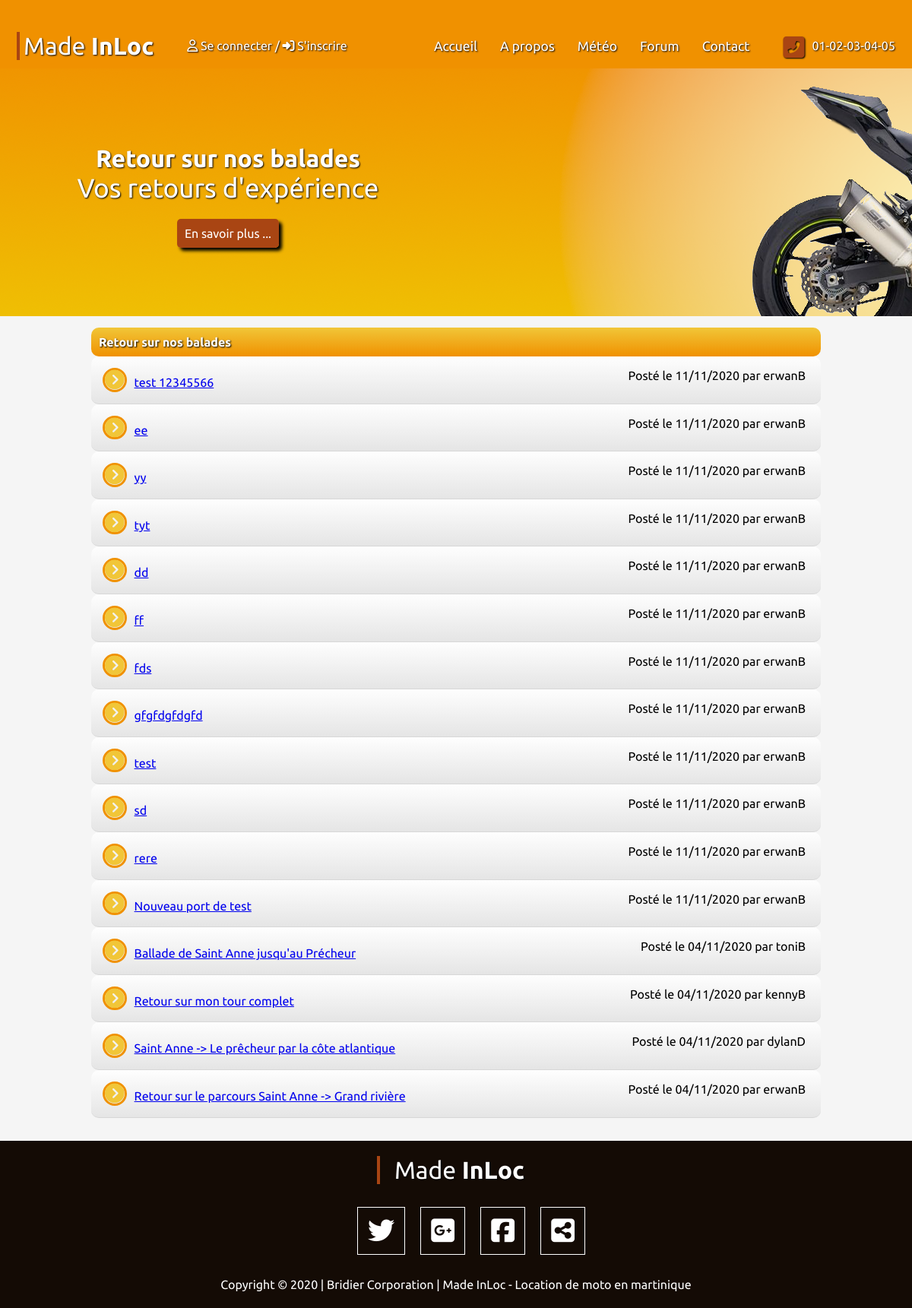
/index.php?controller=forum&action=forumTopic&category_id=1&title=Retour sur nos balades, run on the app's committed database.
### tables this page shows
CREATE TABLE `topic` (
  `id` int(11) NOT NULL,
  `author` varchar(255) NOT NULL,
  `author_inscription` varchar(255) DEFAULT NULL,
  `author_team` int(11) NOT NULL,
  `category_id` int(11) NOT NULL COMMENT '1 Retour Balade / 2 Vos balades/ 3 balade étranger/ 4 Presentation / 5 Préparation / 6 Méca / 7 acti terrestra / 8 acti nautique / 9 pointde vue',
  `title` varchar(255) NOT NULL,
  `content` text NOT NULL,
  `date_creation` datetime NOT NULL DEFAULT CURRENT_TIMESTAMP
);

### controller/forumController.php (called while the page is built, shortened)
<?php
Class ForumController extends Controller{
    private $forumManager;
    public function __construct(){
        $this->forumManager = new ForumManager();
    }
    public function forumTopic(){
        $topics = $this->forumManager->getTopics($_GET['category_id']);
        $this->genererVue(array('topics' => $topics));
    }
}

### controller/router.php (called while the page is built, shortened)
<?php
class Router {
  public function routerRequest() {
    try {
      $requete = new Requete(array_merge($_GET, $_POST));
      $controller = $this->creerControleur($requete);
      $action = $this->creerAction($requete);
      $controller->executerAction($action);
    }
    catch (Exception $e) {
      $this->gererErreur($e);
    }
  }
  private function creerControleur(Requete $requete) {
    $controller = "Index";
    if ($requete->existeParametre('controller')) {
      $controller = $requete->getParametre('controller');
      $controller = ucfirst(strtolower($controller));
    }
    $classeController = $controller . "Controller" ;
    $fichierController = $classeController . ".php";
    if (file_exists('controller/' . $fichierController)) {
      $controller = new $classeController();
      $controller->setRequete($requete);
      return $controller;
    }
    else
      throw new Exception("Fichier '$fichierController' introuvable");
  }
  private function creerAction(Requete $requete) {
    $action = "Index";
    if ($requete->existeParametre('action')) {
        $action = $requete->getParametre('action');
    }
    return $action;
  }
}

### index.php (called while the page is built, shortened)
<?php
require 'controller/router.php';
$router = new Router();
$router->routerRequest();

### model/forumManager.php (called while the page is built, shortened)
<?php
require_once("model/manager.php");
class ForumManager extends Manager
{
    public function getTopics($category_id){
        $sql = 'SELECT *, DATE_FORMAT(date_creation, \'%d/%m/%Y\') AS date_creation  FROM topic WHERE category_id = ? ORDER BY id DESC';
        $getTopics = $this->executerRequete($sql, array($category_id));
        return $getTopics;
    }
}

### model/manager.php (called while the page is built)
<?php
abstract class Manager {
    private $db;
    protected function executerRequete($sql, $params = null) {
    if ($params == null) {
        $resultat = $this->getDb()->query($sql);
    }
    else {
        $resultat = $this->getDb()->prepare($sql);
        $resultat->execute($params);
    }
    return $resultat;
    }
    private function getDb() {
    if ($this->db == null) {
        $this->db = new PDO('mysql:host=localhost;dbname=MadInLoc;charset=utf8',
        'root', 'root', array(PDO::ATTR_ERRMODE => PDO::ERRMODE_EXCEPTION));
    }
    return $this->db;
    }
}

### view/ForumController/forumTopic.php (the view, shortened to what this page needs)
<img src="public/img/banner/index_banner.png" alt="banner_background" class="banner_img">
<section class="banner">
    <h3><?= $_GET['title'];?>
    </h3>
    <p>Vos retours d'expérience</p>
    <a href=""> En savoir plus ...</a>
</section>
<div class="block_invisible"></div>
<section class="content_body">
    <article>
            <aside>
                <h4 class="titleForm titleForum"><?=$_GET['title']?></h4>
                <ul class="balade forum">
                <?php
                while ($data = $topics->fetch()){
                ?>
                    <li>
                        <p class="titleSection"><a href="index.php?controller=forum&amp;action=forumComment&amp;topic_id=<?=$data['id']?>"><i class="fas fa-chevron-circle-right"></i><?=$data['title']?></a></p>
                        <p class="dateCreation">Posté le <?=$data['date_creation']?> par <?=$data['author']?></p>
                    </li>
                <?php
                }
                ?>
            </aside>
    </article>
</section>

### public/style/style.css (style rules this page uses)
body { width: 100%; max-width: 1440px; margin: 0; font-family: 'Ubuntu', sans-serif; }
.banner { position: relative; z-index: 2; top: 100px; width: 50%; text-align: center; color: white; }
.banner_img { position: fixed; top:60px; z-index: 1; }
.banner h3 { font-size: 2em; margin: 0 auto; text-shadow: 1px 1px 2px black; }
.banner p { font-size: 2.2em; width:70%; margin: 0 auto 30px auto; text-shadow: 1px 1px 2px black; }
.banner a, .detail_lesson a, .detail_moto a, .detail_repair a { text-decoration: none; color: white; padding: 10px; background-color: rgb(169,69,19); border-radius: 5px; box-shadow: 4px 4px 4px black; }
.content_body { position: relative; z-index: 2; background-color: rgb(245, 245, 245); }
.content_body article { width: 80%; margin: auto; padding: 15px 0px 30px 0px; }
.block_invisible { height: 200px; }
.titleForm { background: linear-gradient(rgb(241, 198, 56), rgb(240,145,0)); border-radius: 10px;; color: white; text-shadow: 1px 1px 2px black; padding: 10px; }
.titleForum { margin:0px; display: flex; justify-content: space-between; }
.forum { margin: 0px; padding:0px; }
.forum li { list-style: none; display: flex; justify-content: space-between; }
.forum li, .comments_content { border-radius: 10px; border-bottom: 1px solid rgb(215, 215, 215); background: linear-gradient(rgb(254, 254, 254), rgb(229, 229, 229)); }
.forum li .titleSection { padding: 15px; margin: 0px; }
.titleSection i { margin-right: 10px; font-size: 1.6em; color: rgb(241, 198, 56); border: 3px solid rgb(240,145,0); border-radius: 20px; }
.lastTopic, .dateCreation { padding-right: 20px; }

### data on the page
topic: title "test 12345566", date_creation "11/11/2020", author "erwanB"
topic: title "ee", date_creation "11/11/2020", author "erwanB"
topic: title "yy", date_creation "11/11/2020", author "erwanB"
topic: title "tyt", date_creation "11/11/2020", author "erwanB"
topic: title "dd", date_creation "11/11/2020", author "erwanB"
topic: title "ff", date_creation "11/11/2020", author "erwanB"
topic: title "fds", date_creation "11/11/2020", author "erwanB"
topic: title "gfgfdgfdgfd", date_creation "11/11/2020", author "erwanB"
topic: title "test", date_creation "11/11/2020", author "erwanB"
topic: title "sd", date_creation "11/11/2020", author "erwanB"
topic: title "rere", date_creation "11/11/2020", author "erwanB"
topic: title "Nouveau port de test", date_creation "11/11/2020", author "erwanB"
topic: title "Ballade de Saint Anne jusqu'au Précheur", date_creation "04/11/2020", author "toniB"
topic: title "Retour sur mon tour complet", date_creation "04/11/2020", author "kennyB"
topic: title "Saint Anne -> Le prêcheur par la côte atlantique", date_creation "04/11/2020", author "dylanD"
topic: title "Retour sur le parcours Saint Anne -> Grand rivière", date_creation "04/11/2020", author "erwanB"

### other printed values
$_GET['title'] "Retour sur nos balades"
